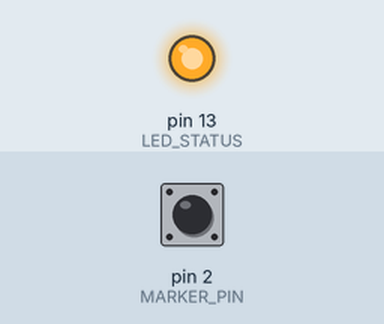
Simulated run of this sketch. Board: Teensy 4. Parts: output pins drawn as LEDs (lit = HIGH). Dashed ring = blinking. The test bench sets the inputs (shaded band); at power-on: pin 2 (MARKER_PIN) HIGH. What the sketch prints to the serial monitor is not drawn.

Above: at 0.1 s.
At 2.2 s:
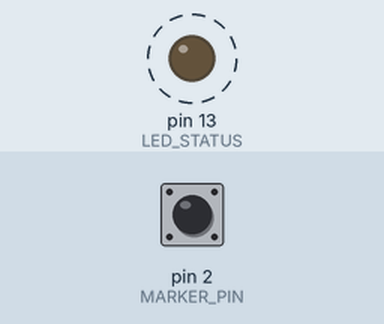
2.3 s: pin 2 (MARKER_PIN) pulled LOW for 0.15 s
5.3 s: pin 2 (MARKER_PIN) pulled LOW for 1 s
8.3 s: pin 2 (MARKER_PIN) driven LOW
10.5 s: pin 2 (MARKER_PIN) driven HIGH
12.5 s: pin 2 (MARKER_PIN) pulsed LOW 2 times (0.12 s each, 0.3 s apart)
Timing chart, 0 to 15.6 s (numbered marks = the images above; inputs shaded):
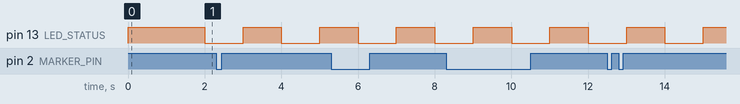

The sketch:

ads1299_bioserial_pro.ino
```cpp
/*
 * =============================================================================
 * BioSerial-Pro EEG Simulation Firmware for Teensy 4.1
 * =============================================================================
 *
 * SIMULATION MODE ONLY - No hardware required
 * Generates synthetic EEG-like signals for testing Open Ephys plugin
 *
 * Protocol: BioSerial-Pro (Fixed 38-byte packets @ 1kHz)
 *
 * Packet Structure (38 bytes):
 *   Header    (2B): 0xA5 0x5A (Sync sequence)
 *   Timestamp (4B): Microsecond timer (uint32_t, wraps every ~71 minutes)
 *   Marker    (1B): Hardware event triggers (button presses, etc.)
 *   EEG       (15B): 5 channels × 24-bit Big Endian
 *   Aux       (12B): 6 channels × 16-bit:
 *                    [0] AccelX, [1] AccelY, [2] AccelZ,
 *                    [3] PPG, [4] Temperature, [5] Battery
 *   Counter   (1B): Packet sequence number (0-255)
 *   Checksum  (1B): XOR of bytes 0-35
 *   Footer    (2B): 0xC0 0xC0
 *
 * =============================================================================
 */

extern "C" uint32_t set_arm_clock(uint32_t frequency);

// =============================================================================
// BioSerial-Pro Protocol Constants
// =============================================================================

#define BIOSERIAL_HEADER_1      0xA5
#define BIOSERIAL_HEADER_2      0x5A
#define BIOSERIAL_FOOTER_1      0xC0
#define BIOSERIAL_FOOTER_2      0xC0
#define BIOSERIAL_PACKET_SIZE   38   // 2+4+1+15+12+1+1+2 = 38 bytes

// EEG Configuration
#define NUM_EEG_CHANNELS        5
#define NUM_AUX_CHANNELS        6    // AccelX, AccelY, AccelZ, PPG, Temp, Battery
#define BYTES_PER_EEG_SAMPLE    3    // 24-bit
#define BYTES_PER_AUX_SAMPLE    2    // 16-bit

// Sampling rate
#define EEG_SAMPLE_RATE_HZ      1000

// =============================================================================
// Ring Buffer for Decoupled ISR/Transmission
// =============================================================================

#define RING_BUFFER_PACKETS     64    // ~64ms of data at 1kHz
#define RING_BUFFER_SIZE        (RING_BUFFER_PACKETS * BIOSERIAL_PACKET_SIZE)

class PacketRingBuffer {
public:
    volatile uint8_t buffer[RING_BUFFER_SIZE];
    volatile uint16_t head = 0;
    volatile uint16_t tail = 0;
    volatile uint16_t count = 0;

    bool write(const uint8_t* packet) {
        if (count >= RING_BUFFER_PACKETS) {
            return false;
        }

        uint16_t writePos = head * BIOSERIAL_PACKET_SIZE;
        for (int i = 0; i < BIOSERIAL_PACKET_SIZE; i++) {
            buffer[writePos + i] = packet[i];
        }

        head = (head + 1) % RING_BUFFER_PACKETS;
        __disable_irq();
        count++;
        __enable_irq();

        return true;
    }

    bool read(uint8_t* packet) {
        if (count == 0) {
            return false;
        }

        uint16_t readPos = tail * BIOSERIAL_PACKET_SIZE;
        for (int i = 0; i < BIOSERIAL_PACKET_SIZE; i++) {
            packet[i] = buffer[readPos + i];
        }

        tail = (tail + 1) % RING_BUFFER_PACKETS;
        __disable_irq();
        count--;
        __enable_irq();

        return true;
    }

    uint16_t available() const { return count; }
    void clear() { head = tail = count = 0; }
};

PacketRingBuffer packetBuffer;

// =============================================================================
// Global State Variables
// =============================================================================

// Data storage
volatile int32_t eegSamples[8];
volatile int16_t auxSamples[6];  // AccelX, AccelY, AccelZ, PPG, Temp, Battery
volatile uint8_t markerState = 0;
volatile uint8_t packetCounter = 0;

// Timing
volatile uint32_t lastSampleTimestamp = 0;
volatile uint32_t droppedPackets = 0;

// Simulation phase counter
volatile uint32_t simSampleCount = 0;

// LED
const int LED_STATUS = 13;

// Marker button (optional)
const int MARKER_PIN = 2;

// Timer for 1kHz sampling
IntervalTimer sampleTimer;

// =============================================================================
// Forward Declarations
// =============================================================================

void sampleISR();
void generateSimulatedData();
void buildPacket(uint8_t* packet);
uint8_t calculateChecksum(const uint8_t* data, int len);

// =============================================================================
// Interrupt Service Routine - 1kHz Sample Timer
// =============================================================================

void sampleISR() {
    // Capture timestamp
    lastSampleTimestamp = micros();

    // Generate ALL simulated data (EEG + Accel)
    generateSimulatedData();

    // Read marker button
    markerState = !digitalRead(MARKER_PIN);  // Active low

    // Build packet
    static uint8_t packet[BIOSERIAL_PACKET_SIZE];
    buildPacket(packet);

    // Write to ring buffer
    if (!packetBuffer.write(packet)) {
        droppedPackets++;
    }

    // Increment counter
    packetCounter++;
    simSampleCount++;
}

// =============================================================================
// Generate Simulated Data - SIMPLE SINE WAVES FOR ALL CHANNELS
// =============================================================================

void generateSimulatedData() {
    // Simple approach: Just sine waves at different frequencies
    // Large amplitudes to ensure visibility in Open Ephys LFP Viewer

    const float sampleRate = 1000.0f;
    float t = (float)simSampleCount;  // Time in samples

    // =========================================================================
    // EEG Channels (5 channels) - Different frequency sine waves
    // Amplitude: 100,000 counts = ~2235 µV after scaling (very visible!)
    // =========================================================================

    // Channel 0: 3 Hz sine wave
    eegSamples[0] = (int32_t)(100000.0f * sinf(2.0f * PI * 3.0f * t / sampleRate));

    // Channel 1: 5 Hz sine wave
    eegSamples[1] = (int32_t)(100000.0f * sinf(2.0f * PI * 5.0f * t / sampleRate));

    // Channel 2: 10 Hz sine wave (alpha rhythm)
    eegSamples[2] = (int32_t)(100000.0f * sinf(2.0f * PI * 10.0f * t / sampleRate));

    // Channel 3: 15 Hz sine wave
    eegSamples[3] = (int32_t)(100000.0f * sinf(2.0f * PI * 15.0f * t / sampleRate));

    // Channel 4: 20 Hz sine wave
    eegSamples[4] = (int32_t)(100000.0f * sinf(2.0f * PI * 20.0f * t / sampleRate));

    // Unused EEG channels
    eegSamples[5] = (int32_t)(100000.0f * sinf(2.0f * PI * 8.0f * t / sampleRate));
    eegSamples[6] = (int32_t)(100000.0f * sinf(2.0f * PI * 12.0f * t / sampleRate));
    eegSamples[7] = (int32_t)(100000.0f * sinf(2.0f * PI * 18.0f * t / sampleRate));

    // =========================================================================
    // Aux Channels (6 channels) - All simple sine waves
    // =========================================================================

    // [0] AccelX: 0.5 Hz sine wave
    auxSamples[0] = (int16_t)(1000.0f * sinf(2.0f * PI * 0.5f * t / sampleRate));

    // [1] AccelY: 0.7 Hz sine wave
    auxSamples[1] = (int16_t)(1000.0f * sinf(2.0f * PI * 0.7f * t / sampleRate));

    // [2] AccelZ: 0.3 Hz sine wave + gravity offset
    auxSamples[2] = (int16_t)(256 + 500.0f * sinf(2.0f * PI * 0.3f * t / sampleRate));

    // [3] PPG: 1.2 Hz sine wave (simulated heartbeat ~72 BPM)
    auxSamples[3] = (int16_t)(10000.0f * sinf(2.0f * PI * 1.2f * t / sampleRate));

    // [4] Temperature: 0.05 Hz very slow drift around 3650 (36.5°C)
    auxSamples[4] = (int16_t)(3650 + 50.0f * sinf(2.0f * PI * 0.05f * t / sampleRate));

    // [5] Battery: 0.02 Hz very slow wave around 4000mV
    auxSamples[5] = (int16_t)(4000 + 200.0f * sinf(2.0f * PI * 0.02f * t / sampleRate));
}

// =============================================================================
// Build BioSerial-Pro Packet
// =============================================================================

void buildPacket(uint8_t* packet) {
    int idx = 0;

    // Header (2 bytes)
    packet[idx++] = BIOSERIAL_HEADER_1;
    packet[idx++] = BIOSERIAL_HEADER_2;

    // Timestamp (4 bytes, Big Endian)
    uint32_t ts = lastSampleTimestamp;
    packet[idx++] = (ts >> 24) & 0xFF;
    packet[idx++] = (ts >> 16) & 0xFF;
    packet[idx++] = (ts >> 8) & 0xFF;
    packet[idx++] = ts & 0xFF;

    // Marker (1 byte)
    packet[idx++] = markerState;

    // EEG Data (15 bytes = 5 channels × 3 bytes, Big Endian)
    for (int ch = 0; ch < NUM_EEG_CHANNELS; ch++) {
        int32_t sample = eegSamples[ch];
        packet[idx++] = (sample >> 16) & 0xFF;
        packet[idx++] = (sample >> 8) & 0xFF;
        packet[idx++] = sample & 0xFF;
    }

    // Aux Data (12 bytes = 6 channels × 2 bytes, Big Endian)
    // [0] AccelX, [1] AccelY, [2] AccelZ, [3] PPG, [4] Temp, [5] Battery
    for (int aux = 0; aux < NUM_AUX_CHANNELS; aux++) {
        packet[idx++] = (auxSamples[aux] >> 8) & 0xFF;
        packet[idx++] = auxSamples[aux] & 0xFF;
    }

    // Counter (1 byte)
    packet[idx++] = packetCounter;

    // Checksum (1 byte) - XOR of bytes 0-29
    packet[idx] = calculateChecksum(packet, idx);
    idx++;

    // Footer (2 bytes)
    packet[idx++] = BIOSERIAL_FOOTER_1;
    packet[idx++] = BIOSERIAL_FOOTER_2;
}

// =============================================================================
// Calculate XOR Checksum
// =============================================================================

uint8_t calculateChecksum(const uint8_t* data, int len) {
    uint8_t checksum = 0;
    for (int i = 0; i < len; i++) {
        checksum ^= data[i];
    }
    return checksum;
}

// =============================================================================
// Setup
// =============================================================================

void setup() {
    // Set CPU clock for low jitter
    set_arm_clock(151200000);  // 151.2 MHz

    // Initialize Serial (USB) - high speed
    Serial.begin(12000000);

    // Wait for USB connection (with timeout)
    uint32_t startWait = millis();
    while (!Serial && (millis() - startWait < 3000)) {
        // Wait up to 3 seconds for USB
    }

    // Configure pins
    pinMode(MARKER_PIN, INPUT_PULLUP);
    pinMode(LED_STATUS, OUTPUT);

    // LED on during init
    digitalWrite(LED_STATUS, HIGH);

    // Print startup message
    Serial.println("BioSerial-Pro Simulation Firmware");
    Serial.println("==================================");
    Serial.print("Packet size: ");
    Serial.print(BIOSERIAL_PACKET_SIZE);
    Serial.println(" bytes");
    Serial.print("Sample rate: ");
    Serial.print(EEG_SAMPLE_RATE_HZ);
    Serial.println(" Hz");
    Serial.println("Starting in 1 second...");

    delay(1000);

    // Start 1kHz sample timer
    sampleTimer.begin(sampleISR, 1000);  // 1000µs = 1kHz

    Serial.println("Streaming started!");

    // LED off - will blink in loop
    digitalWrite(LED_STATUS, LOW);
}

// =============================================================================
// Main Loop - Asynchronous USB Transmission
// =============================================================================

void loop() {
    static uint8_t txPacket[BIOSERIAL_PACKET_SIZE];
    static uint32_t lastStatusTime = 0;
    static uint32_t txCount = 0;

    // Send all available packets from ring buffer
    while (packetBuffer.available() > 0) {
        if (packetBuffer.read(txPacket)) {
            // Write packet to USB
            Serial.write(txPacket, BIOSERIAL_PACKET_SIZE);
            Serial.send_now();  // Force immediate transmission
            txCount++;
        }
    }

    // Status LED blink every second
    uint32_t now = millis();
    if (now - lastStatusTime >= 1000) {
        lastStatusTime = now;
        digitalToggle(LED_STATUS);
    }
}

// =============================================================================
// Helper Functions
// =============================================================================

void digitalToggle(int pin) {
    digitalWrite(pin, !digitalRead(pin));
}
```
